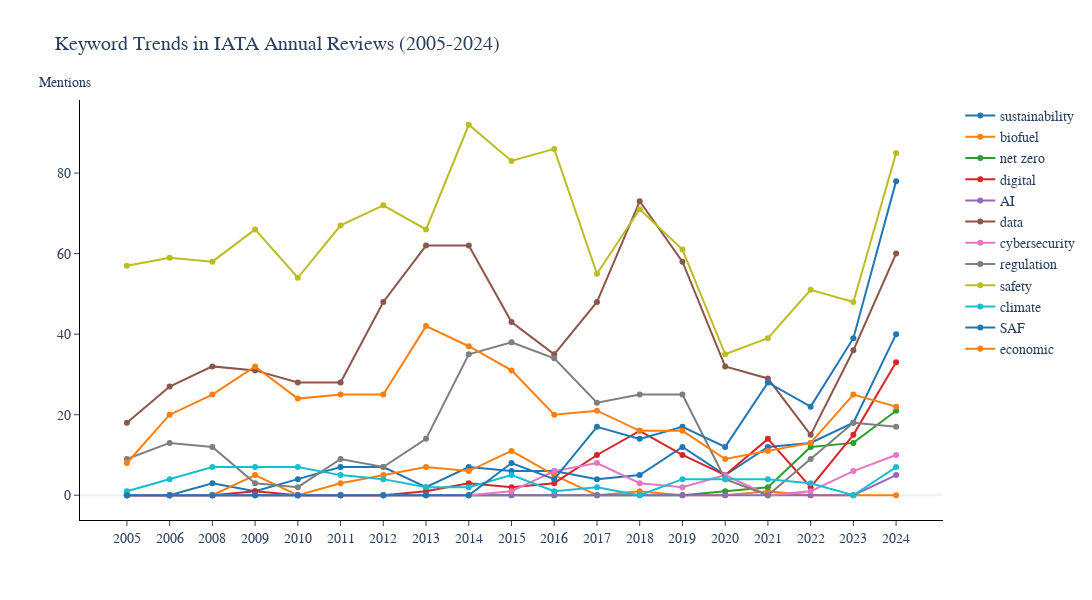

Notebook code cell kept with this figure:
### Code cell
# ------------------------------------------------------------
# Main
# ------------------------------------------------------------
if __name__ == "__main__":
    #ROOT = os.path.abspath(os.path.join(os.path.dirname(__file__), ".."))
    #input_path = os.path.join(ROOT, "data", "chunks.json")
    input_path = "../data/chunks.json"

    chunks = load_chunks(input_path)
    trends = keyword_trends(chunks, KEYWORDS)
    df = to_dataframe(trends)

    # Print simple table to terminal
    print("Keyword frequencies per year:")
    print(df)

    # Simple trend plot
    #df.plot(figsize=(12, 6), marker="o")
    #plt.title("Keyword Trends in IATA Annual Reviews")
    #plt.xlabel("Year")
    #plt.ylabel("Mentions")
    #plt.xticks(rotation=45)
    #plt.tight_layout()
    #plt.grid(False)
    #plt.show()

    # Melt the dataframe to long format for Plotly
    df_long = df.reset_index().melt(id_vars="index", var_name="Keyword", value_name="Mentions")
    df_long.rename(columns={"index": "Year"}, inplace=True)

    fig = px.line(
        df_long,
        x="Year",
        y="Mentions",
        color="Keyword",
        markers=True,
        title="Keyword Trends in IATA Annual Reviews (2005-2024)",
        template="plotly_white",
        color_discrete_sequence=px.colors.qualitative.D3
    )

    # Hacks to somewhat imitate IATA style
    fig.update_layout(
        width=1200,
        height=600,
        xaxis_title=None,
        yaxis_title=None,  
        annotations=[
            dict(
                xref='paper',
                yref='paper',
                x=-0.05,
                y=1.02,
                text="Mentions",
                showarrow=False,
                font=dict(size=14),
                xanchor='left',
                yanchor='bottom'
            )
        ],
        xaxis=dict(
            showgrid=False,
            showline=True,         
            linecolor='black',     
            linewidth=1,
            ticks="outside"
        ),
        yaxis=dict(
            showgrid=False,
            showline=True,
            linecolor='black',
            linewidth=1,
            ticks="outside",
            range=[0, None]
        ),
        legend_title=None,
        #legend=dict(
        #    orientation="h",    # horizontal layout
        #    yanchor="bottom",
        #    y=1.08,             # position just above the chart
        #    xanchor="left",
        #    x=0
        #),
        hovermode="closest",
        font=dict(family="Arial", size=14),
        title_font=dict(size=20),
    )
    
    fig.show()
    #fig.save

### Figure 1 — Plotly figure (JSON) as saved in the notebook; plotly's stock layout.template omitted (floating-point values rounded to 4 significant figures)
{"data": [{"hovertemplate": "Keyword=sustainability<br>Year=%{x}<br>Mentions=%{y}<extra></extra>", "legendgroup": "sustainability", "line": {"color": "#1F77B4", "dash": "solid"}, "marker": {"symbol": "circle"}, "mode": "lines+markers", "name": "sustainability", "orientation": "v", "showlegend": true, "type": "scatter", "x": ["2005", "2006", "2008", "2009", "2010", "2011", "2012", "2013", "2014", "2015", "2016", "2017", "2018", "2019", "2020", "2021", "2022", "2023", "2024"], "xaxis": "x", "y": [0, 0, 3, 1, 4, 7, 7, 2, 7, 6, 6, 4, 5, 12, 5, 12, 13, 18, 40], "yaxis": "y"}, {"hovertemplate": "Keyword=biofuel<br>Year=%{x}<br>Mentions=%{y}<extra></extra>", "legendgroup": "biofuel", "line": {"color": "#FF7F0E", "dash": "solid"}, "marker": {"symbol": "circle"}, "mode": "lines+markers", "name": "biofuel", "orientation": "v", "showlegend": true, "type": "scatter", "x": ["2005", "2006", "2008", "2009", "2010", "2011", "2012", "2013", "2014", "2015", "2016", "2017", "2018", "2019", "2020", "2021", "2022", "2023", "2024"], "xaxis": "x", "y": [0, 0, 0, 5, 0, 3, 5, 7, 6, 11, 5, 0, 1, 0, 0, 1, 0, 0, 0], "yaxis": "y"}, {"hovertemplate": "Keyword=net zero<br>Year=%{x}<br>Mentions=%{y}<extra></extra>", "legendgroup": "net zero", "line": {"color": "#2CA02C", "dash": "solid"}, "marker": {"symbol": "circle"}, "mode": "lines+markers", "name": "net zero", "orientation": "v", "showlegend": true, "type": "scatter", "x": ["2005", "2006", "2008", "2009", "2010", "2011", "2012", "2013", "2014", "2015", "2016", "2017", "2018", "2019", "2020", "2021", "2022", "2023", "2024"], "xaxis": "x", "y": [0, 0, 0, 0, 0, 0, 0, 0, 0, 0, 0, 0, 0, 0, 1, 2, 12, 13, 21], "yaxis": "y"}, {"hovertemplate": "Keyword=digital<br>Year=%{x}<br>Mentions=%{y}<extra></extra>", "legendgroup": "digital", "line": {"color": "#D62728", "dash": "solid"}, "marker": {"symbol": "circle"}, "mode": "lines+markers", "name": "digital", "orientation": "v", "showlegend": true, "type": "scatter", "x": ["2005", "2006", "2008", "2009", "2010", "2011", "2012", "2013", "2014", "2015", "2016", "2017", "2018", "2019", "2020", "2021", "2022", "2023", "2024"], "xaxis": "x", "y": [0, 0, 0, 1, 0, 0, 0, 1, 3, 2, 3, 10, 16, 10, 5, 14, 2, 15, 33], "yaxis": "y"}, {"hovertemplate": "Keyword=AI<br>Year=%{x}<br>Mentions=%{y}<extra></extra>", "legendgroup": "AI", "line": {"color": "#9467BD", "dash": "solid"}, "marker": {"symbol": "circle"}, "mode": "lines+markers", "name": "AI", "orientation": "v", "showlegend": true, "type": "scatter", "x": ["2005", "2006", "2008", "2009", "2010", "2011", "2012", "2013", "2014", "2015", "2016", "2017", "2018", "2019", "2020", "2021", "2022", "2023", "2024"], "xaxis": "x", "y": [0, 0, 0, 0, 0, 0, 0, 0, 0, 0, 0, 0, 0, 0, 0, 0, 0, 0, 5], "yaxis": "y"}, {"hovertemplate": "Keyword=data<br>Year=%{x}<br>Mentions=%{y}<extra></extra>", "legendgroup": "data", "line": {"color": "#8C564B", "dash": "solid"}, "marker": {"symbol": "circle"}, "mode": "lines+markers", "name": "data", "orientation": "v", "showlegend": true, "type": "scatter", "x": ["2005", "2006", "2008", "2009", "2010", "2011", "2012", "2013", "2014", "2015", "2016", "2017", "2018", "2019", "2020", "2021", "2022", "2023", "2024"], "xaxis": "x", "y": [18, 27, 32, 31, 28, 28, 48, 62, 62, 43, 35, 48, 73, 58, 32, 29, 15, 36, 60], "yaxis": "y"}, {"hovertemplate": "Keyword=cybersecurity<br>Year=%{x}<br>Mentions=%{y}<extra></extra>", "legendgroup": "cybersecurity", "line": {"color": "#E377C2", "dash": "solid"}, "marker": {"symbol": "circle"}, "mode": "lines+markers", "name": "cybersecurity", "orientation": "v", "showlegend": true, "type": "scatter", "x": ["2005", "2006", "2008", "2009", "2010", "2011", "2012", "2013", "2014", "2015", "2016", "2017", "2018", "2019", "2020", "2021", "2022", "2023", "2024"], "xaxis": "x", "y": [0, 0, 0, 0, 0, 0, 0, 0, 0, 1, 6, 8, 3, 2, 5, 0, 1, 6, 10], "yaxis": "y"}, {"hovertemplate": "Keyword=regulation<br>Year=%{x}<br>Mentions=%{y}<extra></extra>", "legendgroup": "regulation", "line": {"color": "#7F7F7F", "dash": "solid"}, "marker": {"symbol": "circle"}, "mode": "lines+markers", "name": "regulation", "orientation": "v", "showlegend": true, "type": "scatter", "x": ["2005", "2006", "2008", "2009", "2010", "2011", "2012", "2013", "2014", "2015", "2016", "2017", "2018", "2019", "2020", "2021", "2022", "2023", "2024"], "xaxis": "x", "y": [9, 13, 12, 3, 2, 9, 7, 14, 35, 38, 34, 23, 25, 25, 4, 0, 9, 18, 17], "yaxis": "y"}, {"hovertemplate": "Keyword=safety<br>Year=%{x}<br>Mentions=%{y}<extra></extra>", "legendgroup": "safety", "line": {"color": "#BCBD22", "dash": "solid"}, "marker": {"symbol": "circle"}, "mode": "lines+markers", "name": "safety", "orientation": "v", "showlegend": true, "type": "scatter", "x": ["2005", "2006", "2008", "2009", "2010", "2011", "2012", "2013", "2014", "2015", "2016", "2017", "2018", "2019", "2020", "2021", "2022", "2023", "2024"], "xaxis": "x", "y": [57, 59, 58, 66, 54, 67, 72, 66, 92, 83, 86, 55, 71, 61, 35, 39, 51, 48, 85], "yaxis": "y"}, {"hovertemplate": "Keyword=climate<br>Year=%{x}<br>Mentions=%{y}<extra></extra>", "legendgroup": "climate", "line": {"color": "#17BECF", "dash": "solid"}, "marker": {"symbol": "circle"}, "mode": "lines+markers", "name": "climate", "orientation": "v", "showlegend": true, "type": "scatter", "x": ["2005", "2006", "2008", "2009", "2010", "2011", "2012", "2013", "2014", "2015", "2016", "2017", "2018", "2019", "2020", "2021", "2022", "2023", "2024"], "xaxis": "x", "y": [1, 4, 7, 7, 7, 5, 4, 2, 2, 5, 1, 2, 0, 4, 4, 4, 3, 0, 7], "yaxis": "y"}, {"hovertemplate": "Keyword=SAF<br>Year=%{x}<br>Mentions=%{y}<extra></extra>", "legendgroup": "SAF", "line": {"color": "#1F77B4", "dash": "solid"}, "marker": {"symbol": "circle"}, "mode": "lines+markers", "name": "SAF", "orientation": "v", "showlegend": true, "type": "scatter", "x": ["2005", "2006", "2008", "2009", "2010", "2011", "2012", "2013", "2014", "2015", "2016", "2017", "2018", "2019", "2020", "2021", "2022", "2023", "2024"], "xaxis": "x", "y": [0, 0, 0, 0, 0, 0, 0, 0, 0, 8, 4, 17, 14, 17, 12, 28, 22, 39, 78], "yaxis": "y"}, {"hovertemplate": "Keyword=economic<br>Year=%{x}<br>Mentions=%{y}<extra></extra>", "legendgroup": "economic", "line": {"color": "#FF7F0E", "dash": "solid"}, "marker": {"symbol": "circle"}, "mode": "lines+markers", "name": "economic", "orientation": "v", "showlegend": true, "type": "scatter", "x": ["2005", "2006", "2008", "2009", "2010", "2011", "2012", "2013", "2014", "2015", "2016", "2017", "2018", "2019", "2020", "2021", "2022", "2023", "2024"], "xaxis": "x", "y": [8, 20, 25, 32, 24, 25, 25, 42, 37, 31, 20, 21, 16, 16, 9, 11, 13, 25, 22], "yaxis": "y"}], "layout": {"annotations": [{"font": {"size": 14}, "showarrow": false, "text": "Mentions", "x": -0.05, "xanchor": "left", "xref": "paper", "y": 1.02, "yanchor": "bottom", "yref": "paper"}], "font": {"family": "Arial", "size": 14}, "height": 600, "hovermode": "closest", "legend": {"title": {}, "tracegroupgap": 0}, "title": {"font": {"size": 20}, "text": "Keyword Trends in IATA Annual Reviews (2005-2024)"}, "width": 1200, "xaxis": {"anchor": "y", "domain": [0, 1], "linecolor": "black", "linewidth": 1, "showgrid": false, "showline": true, "ticks": "outside", "title": {}}, "yaxis": {"anchor": "x", "domain": [0, 1], "linecolor": "black", "linewidth": 1, "range": [0, null], "showgrid": false, "showline": true, "ticks": "outside", "title": {}}}}
